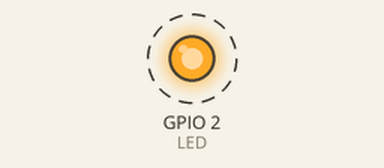
Bench run of a program on a simulated ESP32. Parts: output pins drawn as LEDs (lit = HIGH). Dashed ring = blinking. What the program prints to the serial monitor is not drawn.

Above: at 0.1 s.
Timing chart, 0 to 3.0 s (numbered marks = the images above):
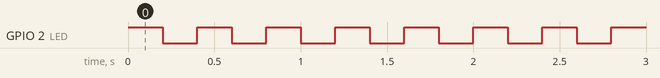

Measured:
- by itself, GPIO 2 (LED): alternates HIGH for 0.20 s and LOW for 0.20 s

The program:

main.cpp
```cpp
#include <Arduino.h>
#include "freertos/FreeRTOS.h"
#include "freertos/task.h"

#define LED (2)

void TaskPiscaLED(void *pvParameters);
void TaskSerial(void *pvParameters);

void setup()
{
	// put your setup code here, to run once:
	xTaskCreate(TaskPiscaLED, "PiscaLED", configMINIMAL_STACK_SIZE, NULL, 1, NULL);
	xTaskCreate(TaskSerial, "Serial", configMINIMAL_STACK_SIZE + 1000, NULL, 2, NULL);
}

void loop()
{
	// put your main code here, to run repeatedly:
	vTaskDelay(pdMS_TO_TICKS(1000));
}

void TaskPiscaLED(void *pvParameters)
{
	(void)pvParameters;

	pinMode(LED, OUTPUT);

	while (1)
	{
		digitalWrite(LED, HIGH);
		vTaskDelay(pdMS_TO_TICKS(200));
		digitalWrite(LED, LOW);
		vTaskDelay(pdMS_TO_TICKS(200));
	}
}
void TaskSerial(void *pvParameters)
{
	(void)pvParameters;

	uint32_t count = 0;
	Serial.begin(9600);

	while (1)
	{
		Serial.println("Contagem: " + String(++count));
		vTaskDelay(pdMS_TO_TICKS(1000));
	}
}
```
